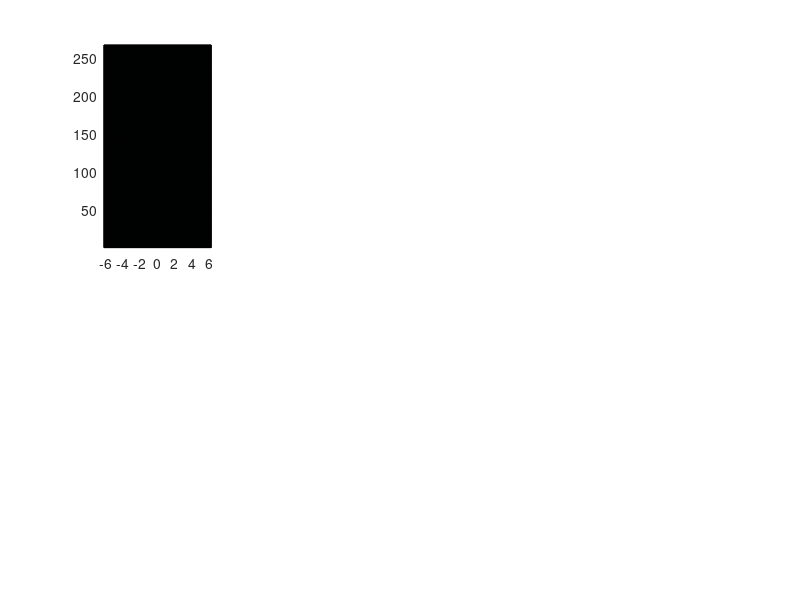

Write MATLAB code to recreate this figure. (Note: this script raises an error after producing the figure.)
clc; clear; close all
load('Test01.mat')
close all hidden;
%% This is a raw-wise FFT / IFFT
fft1d2 = @ (x) fftshift(fft(fftshift(x,2),[],2),2);
ifft1d2 = @ (x) ifftshift(ifft(ifftshift(x,2),[],2),2);
fft1d1 = @ (x) fftshift(fft(fftshift(x,1),[],1),1);
ifft1d1 = @ (x) ifftshift(ifft(ifftshift(x,1),[],1),1);
%% plotting raw time domain signal
subplot(2,4,1)
pc =pcolor(FastTime/1e-6,1:etaTotal,real(sqd));
pc.LineStyle='none';
colormap parula
xlabel('Fast time [\mus]')
ylabel('Azimuth index')
title('Step 0: Raw time domain (magnitude)')
%% Step 1: Range Compression
So = fft1d2(sqd); % FFT the time domain signal (FFT along each eta row)
% This is the template for the Match Filter
tau = 0;
sb = exp(1j*pi *   (-2*RadPar.fo * tau + RadPar.K*(FastTime-tau).^2   )    ) ...
    .*(FastTime>(-RadPar.T/2+tau)).*(FastTime<(RadPar.T/2+tau));
G = conj(fftshift(fft(fftshift(sb))));
Src  = repmat(G,size(So,1),1).*So; %Equation 5.5
src  = ifft1d2(Src); %Equation 5.6
%% Generate the reference signal based on the ground referene point
So = fft1d2(sqd_ref); % FFT the time domain signal (FFT along each eta row)
% This is the template for the Match Filter
tau = 0;
sb = exp(1j*pi *   (-2*RadPar.fo * tau + RadPar.K*(FastTime-tau).^2   )    ) ...
    .*(FastTime>(-RadPar.T/2+tau)).*(FastTime<(RadPar.T/2+tau));
G = conj(fftshift(fft(fftshift(sb))));
Src  = repmat(G,size(So,1),1).*So; %Equation 5.5
src_ref  = ifft1d2(Src); %Equation 5.6

%% Plotting the range-compressed image
subplot(2,4,2)
pc =pcolor(FastTime/1e-6,1:etaTotal,real(src));
pc.LineStyle='none';
xlabel('Fast time [\mus]')
ylabel('Azimuth index')
title('Step 1: Range compression')
drawnow
%% Step 3 Range cell migration compensation

DeltaR = R - Ro;
subplot(2,4,4)
plot(1:etaTotal,abs(DeltaR));
xlabel('Azimuth index')
ylabel('Range compensation [m]')
title('Step 3.1: Range compensation profile')

% shiftring range cells
RangeBin = RadPar.ts*c/2;
NbinsShift = -round(DeltaR/RangeBin);
for ctr=1:size(src,1)
    src(ctr,:) = circshift(src(ctr,:),NbinsShift(ctr));
end

for ctr=1:size(src_ref,1)
    src_ref(ctr,:) = circshift(src_ref(ctr,:),NbinsShift(ctr));
end
subplot(2,4,3)
pc =pcolor(FastTime/1e-6,1:etaTotal,real(src));
pc.LineStyle='none';
xlabel('Fast time [\mus]')
ylabel('Azimuth index')
title('Step 3.2: RCMC')
drawnow
%% Step 2 Azimuth FFT
S2_ref = fft1d1(src_ref);
S2 = fft1d1(src);
subplot(2,4,5)
pc =pcolor(FastTime/1e-6,1:etaTotal,abs(S2));
pc.LineStyle='none';
xlabel('Fast time [ms]')
ylabel('Azimuth index')
title('Step 2: Az FFT')


%% Step 4/5 Azimuth compression
Haz = exp(1j*pi*R*4*RadPar.fo/c);
subplot(2,4,6)
plot(real(Haz))

%S3 = S2 .* repmat(Haz,1,size(S2,2));
midpoint = round(size(S2_ref,2)/2)+1;
S2_ref = repmat(S2_ref(:,midpoint),1,size(S2,2));
S3 = S2 .* conj(S2_ref);
sSLC = ifft1d1(S3);


figure(2)
Range =(-(numel(FastTime)/2)*RangeBin:RangeBin:(numel(FastTime)/2-1)*RangeBin);
speed= mean(sqrt(sum((diff(SatECI,[],2)).^2)) /Param.dt);

CrossRange = (1:etaTotal)*Param.dt*speed/1000;
%%
sSLC=sSLC./max(abs(sSLC),[],"all");
ax=gca;
pc =pcolor(Range/1000,CrossRange,(abs(sSLC)));
pc.LineStyle='none';
ax.YAxis.Direction = 'reverse';
ax.XAxis.Direction = 'reverse';
xlabel('Sar Range [km]')
ylabel('Cross Range [km]')
title('Step 5: Comressed image')
colormap bone
axis equal
 
%% Geographic projection
% Here we map the cross-range / range to domain to the original geographic
% coordinates longitute / latitude.

for eta =1:etaTotal
[~,~,SAR_Range(eta,:)] = geodetic2aer(Targetlat(eta,:),Targetlon(eta,:),0,Satlla(eta,1),Satlla(eta,2),Satlla(eta,3),E);
SAR_Range(eta,:) = (SAR_Range(eta,:)-slantrangeMid(eta));
SARlat(eta,:) = interp1(SAR_Range(eta,:),Targetlat(eta,:),Range,"linear","extrap");
SARlon(eta,:) = interp1(SAR_Range(eta,:),Targetlon(eta,:),Range,"linear","extrap");
end
figure
subplot(1,2,1)
ax=gca;
[xEast,yNorth,~] = latlon2local(SARlat,SARlon,0,GRP);
%scatter(xEast(:)/1000,yNorth(:)/1000,2,double(abs(sSLC(:))),'MarkerEdgeColor','none','MarkerFaceColor','flat')
J = imadjust(double(abs(sSLC)));
imagesc(xEast(1,:)/1000,yNorth(:,1)/1000,J)
colormap bone
ax.YAxis.Direction="Normal";
axis equal
hold on
plot(0,0,'+'); % Mid point (reference)
xlabel('x-axis [km]')
ylabel('y-axis [km]')
title('Processed SAR Image')

subplot(1,2,2)
ax=gca;
[xEast,yNorth,~] = latlon2local(Targetlat,Targetlon,0,GRP);
%scatter(xEast(:)/1000,yNorth(:)/1000,2,a(:),'MarkerEdgeColor','none','MarkerFaceColor','flat')
a=a./sum(a,"all");
J = imadjust(a);
imagesc(xEast(1,:)/1000,yNorth(:,1)/1000,J)
colormap bone
ax.YAxis.Direction="Normal";
axis equal
hold on
plot(0,0,'+'); % Mid point (reference)
xlabel('x-axis [km]')
ylabel('y-axis [km]')
title('Satellite swath (optical)')
